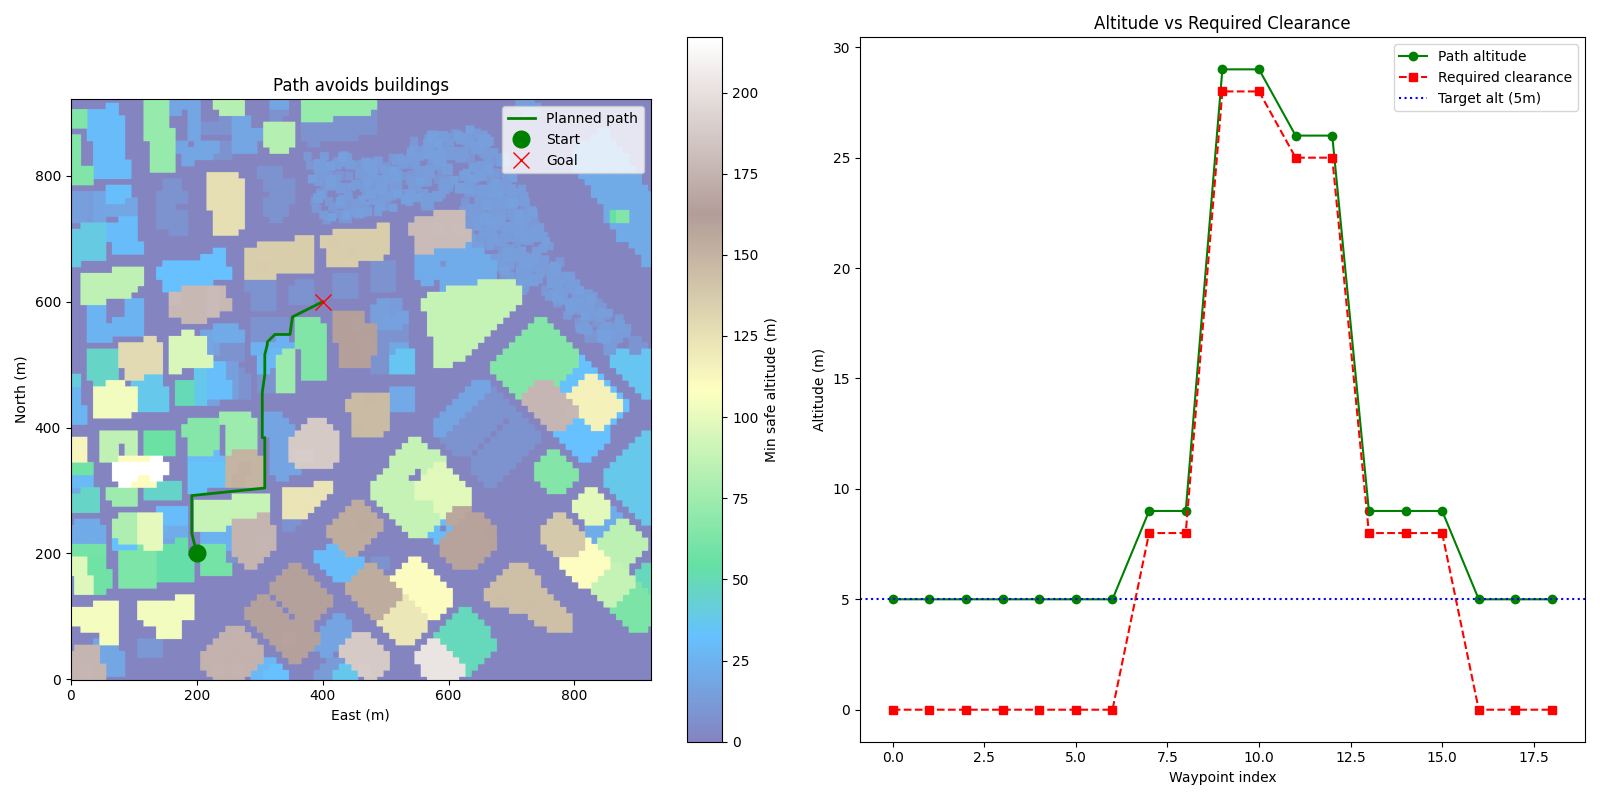

Reproduce this figure in Python.
#!/usr/bin/env python3
"""
Collision Detection Demo
Shows that path planning correctly avoids buildings
"""

import numpy as np
import matplotlib.pyplot as plt
from planning_utils import create_grid, a_star, heuristic, path_prune, collinear_points, path_simplify

data = np.loadtxt('colliders.csv', delimiter=',', dtype=np.float64, skiprows=2)
grid, north_offset, east_offset = create_grid(data, 5)

print("=" * 60)
print("COLLISION DETECTION DEMO")
print("=" * 60)
print(f"Grid size: {grid.shape}")
print(f"Offsets: N={north_offset}, E={east_offset}")

start = (200, 200, 5)
goal = (600, 400, 5)

print("\nFinding path with safety_margin=5...")
path = a_star(grid, heuristic, start, goal, 5)
path = path_prune(path, collinear_points)
path = path_simplify(grid, path, safety_margin=5)

if path:
    print(f"Path length: {len(path)}")
else:
    print("No path found!")
    exit(1)

fig, axes = plt.subplots(1, 2, figsize=(16, 8))

ax0 = axes[0]
im0 = ax0.imshow(grid, origin='lower', cmap='terrain', alpha=0.6)
plt.colorbar(im0, ax=ax0, label='Min safe altitude (m)')

path_arr = np.array(path)
ax0.plot(path_arr[:, 1], path_arr[:, 0], 'g-', linewidth=2, label='Planned path')
ax0.plot(path_arr[0, 1], path_arr[0, 0], 'go', markersize=12, label='Start')
ax0.plot(path_arr[-1, 1], path_arr[-1, 0], 'rx', markersize=12, label='Goal')
ax0.set_xlabel('East (m)')
ax0.set_ylabel('North (m)')
ax0.set_title('Path avoids buildings')
ax0.legend()
ax0.set_aspect('equal')

ax1 = axes[1]
path_arr = np.array(path)
altitudes = list(path_arr[:, 2])
grid_altitudes = [grid[p[0], p[1]] for p in path_arr]

x = range(len(path))
ax1.plot(x, altitudes, 'g-o', label='Path altitude')
ax1.plot(x, grid_altitudes, 'r--s', label='Required clearance')
ax1.axhline(y=5, color='b', linestyle=':', label='Target alt (5m)')
ax1.set_xlabel('Waypoint index')
ax1.set_ylabel('Altitude (m)')
ax1.set_title('Altitude vs Required Clearance')
ax1.legend()

collision = False
for i in range(len(altitudes)):
    if altitudes[i] < grid_altitudes[i]:
        collision = True

if not collision:
    print("OK - NO COLLISIONS - path is clear!")

plt.tight_layout()
plt.savefig('collision_demo.png', dpi=100)
plt.close()
print("\nSaved collision_demo.png")

print("\nCONCLUSION:")
print("  safety_margin=5: Path clears all buildings")
print("=" * 60)
